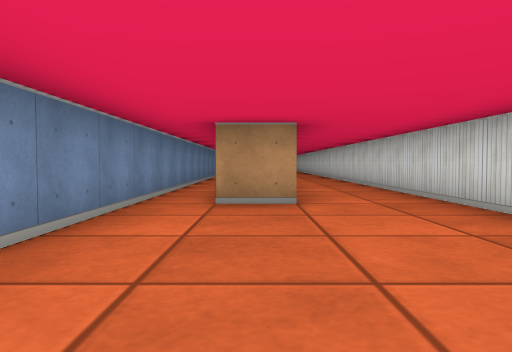
view 1 (above)

12 first-person views from a walk through a cub3D ray-caster map. The camera is about half as high as the walls, tilts 2° down and sees 70° across. The floor is counted in squares. Each view is taken from the middle of a square. On the plan, view 1 faces up. The plan holds only what a view shows up to about 9 squares ahead; the rest is blank.

view 2
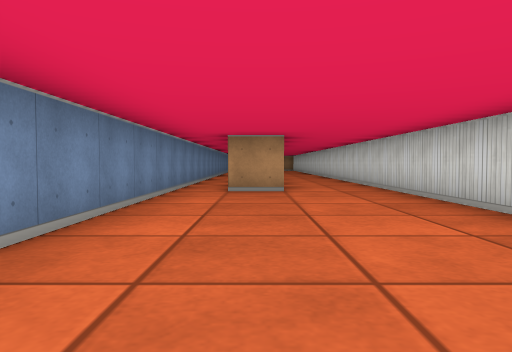

view 3
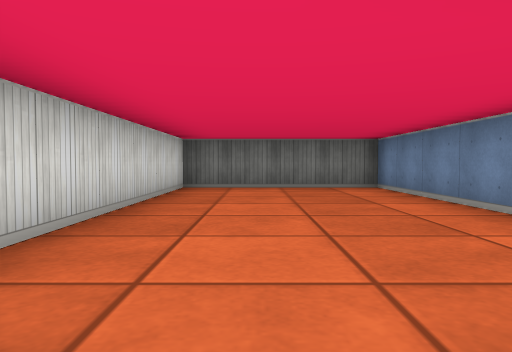

view 4
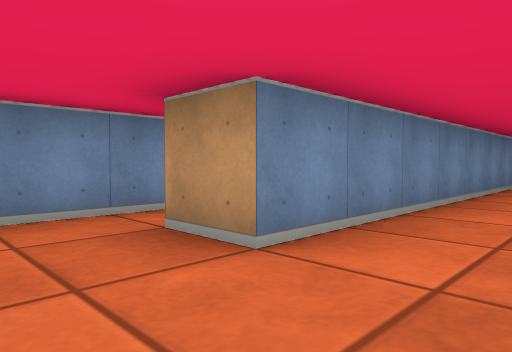

view 5
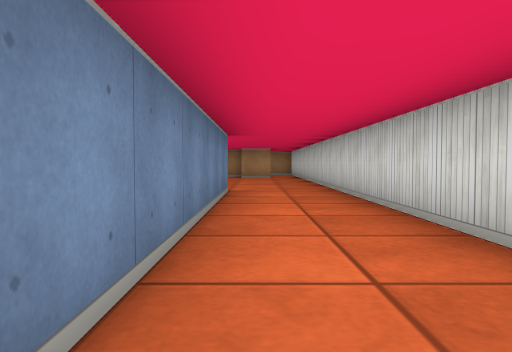

view 6
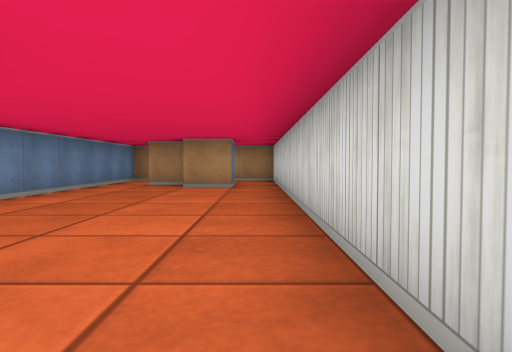

view 7
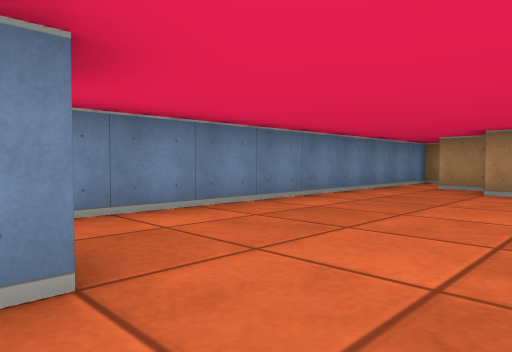

view 8
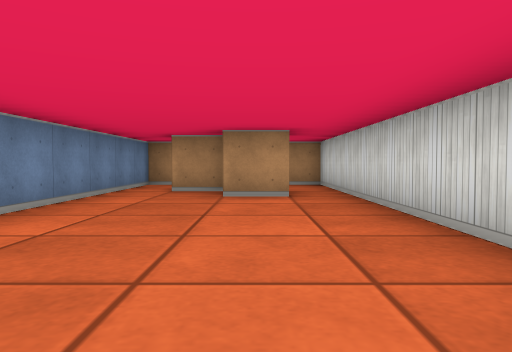

view 9
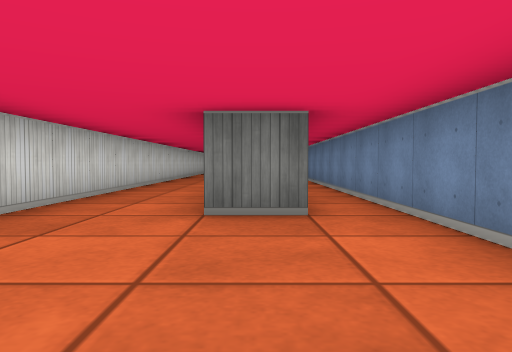

view 10
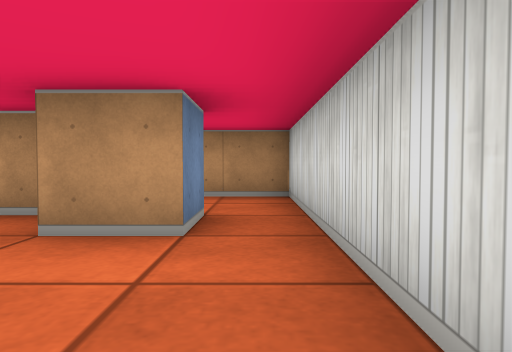

view 11
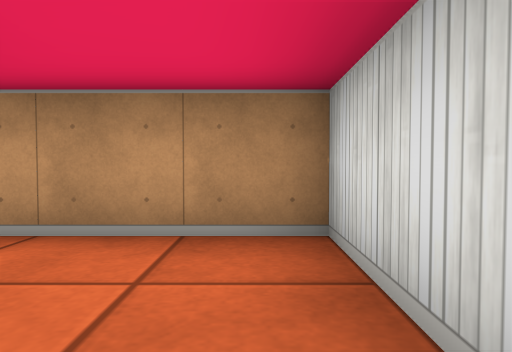

view 12
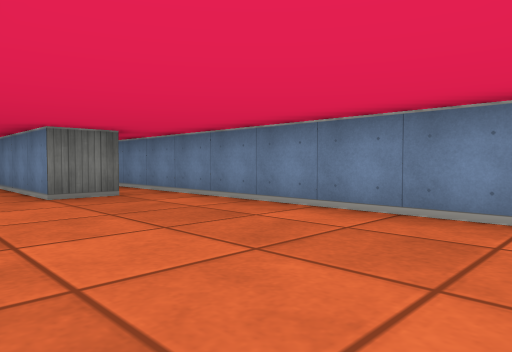

### Floor plan
Ten units are one square. View 1 is at (0, 0); x grows to the right and y downward. Boxes are objects, and circles mark ways between rooms. Rooms are numbered by the first view taken in them; rooms with no view inside come last. Other rooms are left out.
<svg viewBox="-20 -230 50 260">
<path fill="none" stroke="#000" d="M5 -45 -5 -45M-15 -45 -15 25 25 25 25 -35M-6 -135 5 -135 5 -45M15 -195 5 -195M-15 -195 -15 -45M5 -205 -5 -205M25 -35 25 -195M15 -205 15 -195M25 -195 25 -225 -15 -225 -15 -195"/>
<circle cx="7" cy="-47" r="3" fill="#2a7"/>
<circle cx="-10" cy="-205" r="3" fill="#2a7"/>
<circle cx="20" cy="-200" r="3" fill="#2a7"/>
<text x="0" y="-10">1</text>
<text x="10" y="-120">2</text>
<text x="10" y="-210">3</text>
</svg>
Room 1 opens to room 2. Room 2 opens to room 3.

Where each view was taken, in squares from view 1:
view 1: 0 up, 0 right, facing up
view 2: 2 down, 0 right, facing up
view 3: 5 up, 1 right, facing down
view 4: 3 up, 2 right, facing up-left
view 5: 7 up, 1 right, facing up
view 6: 12 up, 2 right, facing up
view 7: 13 up, 2 right, facing up-left
view 8: 14 up, 1 right, facing up
view 9: 17 up, 0 right, facing down
view 10: 17 up, 2 right, facing up
view 11: 20 up, 2 right, facing up
view 12: 19 up, 2 right, facing down-left
